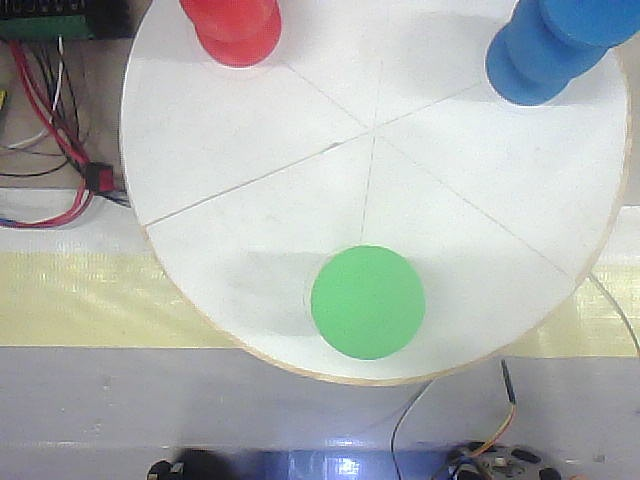
#> input picture src/take1.jpg, 640 x 480 px; its folder holds only this picture in this run
$ python -i Function.py   (imports and definitions only)   (older library calls are emulated)
#> lines starting #> are read from the running program, lines starting #| are printed output that depends on the picture
#> further down, picture is the input picture: shape (480, 640, 3); mean B, G, R 175, 177.1, 172.9
import cv2
import numpy as np
import queue, threading, struct
from pyzbar.pyzbar import decode
from pyzbar import pyzbar


class VideoCapture:
    # [20 lines left out: functions __init__, _reader, not called in this run]

    def read(self):
        return self.q.get()

    def terminate(self):
        self.stop_threads = True
        self.cap.release()


def getCircleCenter(img:np.ndarray) -> [(np.float32, np.float32), ...]:
    result = []
    img_calc = cv2.GaussianBlur(img, (5, 5), 0)
    img_gray = cv2.cvtColor(img_calc, cv2.COLOR_BGR2GRAY)
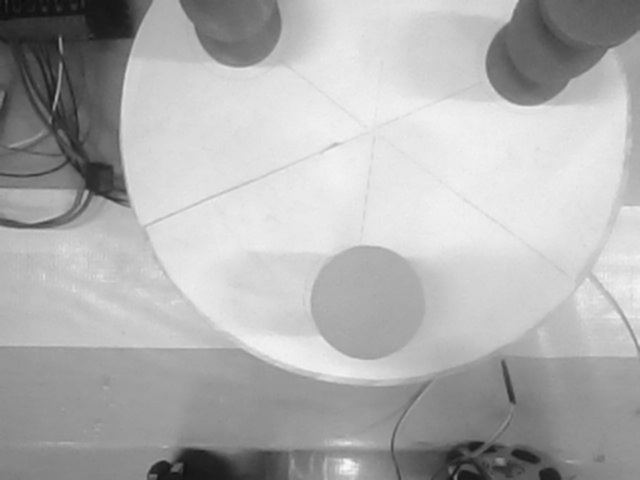
#> img_gray: shape (480, 640); min 13, max 248, mean 175.6
    img_binary = cv2.adaptiveThreshold(~img_gray, 255,
                                cv2.ADAPTIVE_THRESH_GAUSSIAN_C, cv2.THRESH_BINARY, 15, -10)
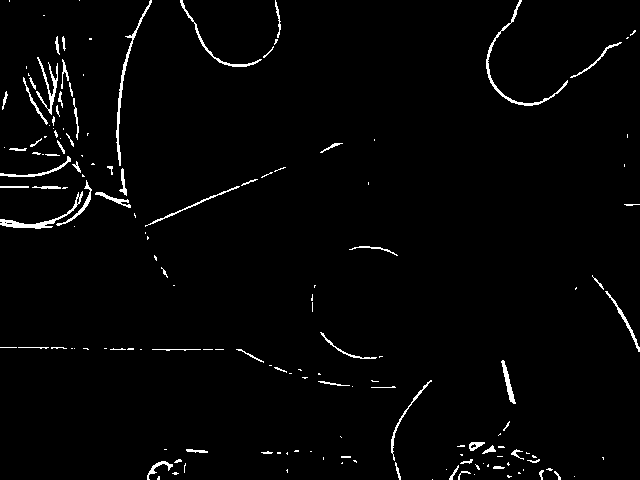
#> img_binary: shape (480, 640); 2.1% white in thin lines or dots
    erode_kernel = np.ones((1, 1), dtype=np.uint8)
    erosion_binary = cv2.erode(img_binary, kernel=erode_kernel, iterations=1)
    # cv2.imshow("video in deal", erosion_binary)
    circles = cv2.HoughCircles(erosion_binary, cv2.HOUGH_GRADIENT, 1, 100)
#> circles = None
#> (the run stopped early here; a loop or call above may not have finished)

$ run again, on src/take2.jpg
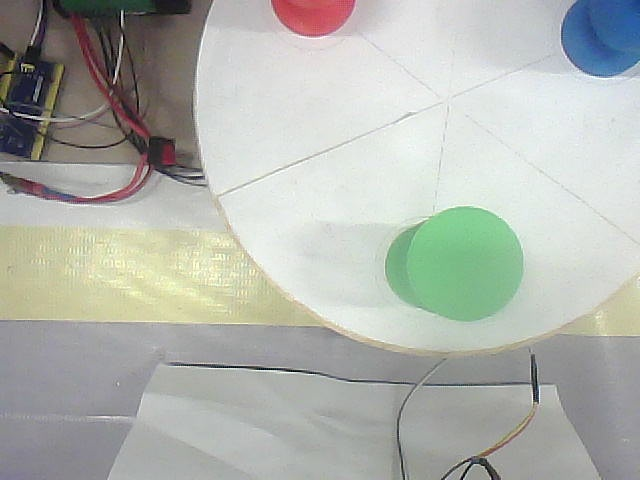
#> input picture src/take2.jpg, 640 x 480 px
#> picture is the input picture: shape (480, 640, 3); mean B, G, R 173.5, 179.9, 176.5
#> in getCircleCenter, `img_gray = cv2.cvtColor(img_calc, cv2.COLOR_BGR2GRAY)`:
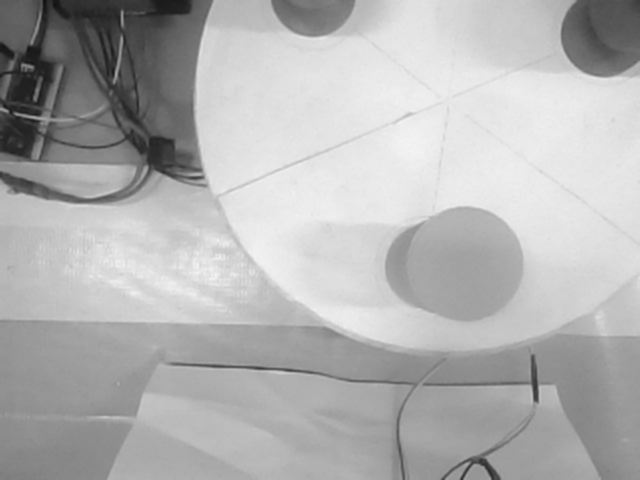
#> img_gray: shape (480, 640); min 15, max 244, mean 178.2
#> in getCircleCenter, `img_binary = cv2.adaptiveThreshold(~img_gray, 255, cv2.ADAPTIVE_THRESH..`:
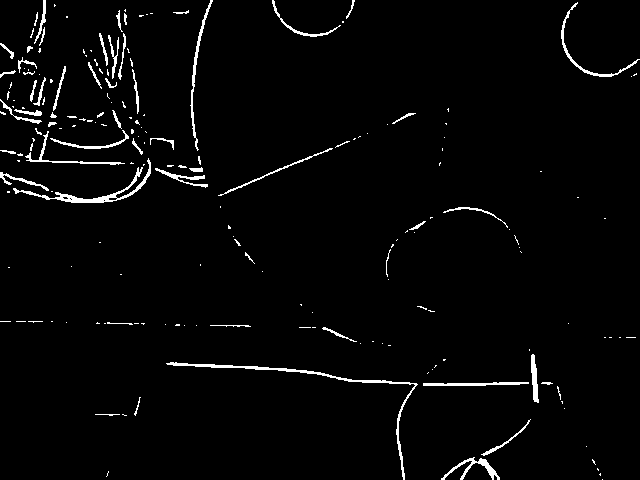
#> img_binary: shape (480, 640); 2.6% white in thin lines or dots
#> circles = None
